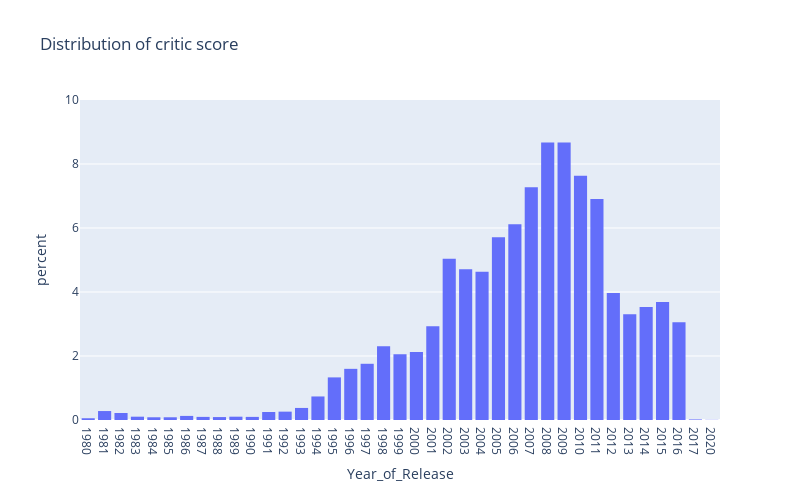

Notebook cell for this chart:
### Code cell
fig = px.histogram(
    data_frame=data,
    x='Year_of_Release',
    range_y=[0, 10],
    title='Distribution of critic score',
    width=800,
    height=500,
    #marginal='box',    
    histnorm='percent'
    
)
fig.update_xaxes(type='category', categoryorder='category ascending')
fig.show()

### Figure 1 — Plotly figure (JSON) as saved in the notebook; plotly's stock layout.template omitted (floating-point values rounded to 4 significant figures; data arrays with more than 128 entries replaced by an {"elided": "..."} marker saying what was removed)
{"data": [{"alignmentgroup": "True", "bingroup": "x", "histnorm": "percent", "hovertemplate": "Year_of_Release=%{x}<br>percent=%{y}<extra></extra>", "legendgroup": "", "marker": {"color": "#636efa", "pattern": {"shape": ""}}, "name": "", "offsetgroup": "", "orientation": "v", "showlegend": false, "type": "histogram", "x": {"elided": "16450 int values"}, "xaxis": "x", "yaxis": "y"}], "layout": {"barmode": "relative", "height": 500, "legend": {"tracegroupgap": 0}, "title": {"text": "Distribution of critic score"}, "width": 800, "xaxis": {"anchor": "y", "categoryorder": "category ascending", "domain": [0, 1], "title": {"text": "Year_of_Release"}, "type": "category"}, "yaxis": {"anchor": "x", "domain": [0, 1], "range": [0, 10], "title": {"text": "percent"}}}}
